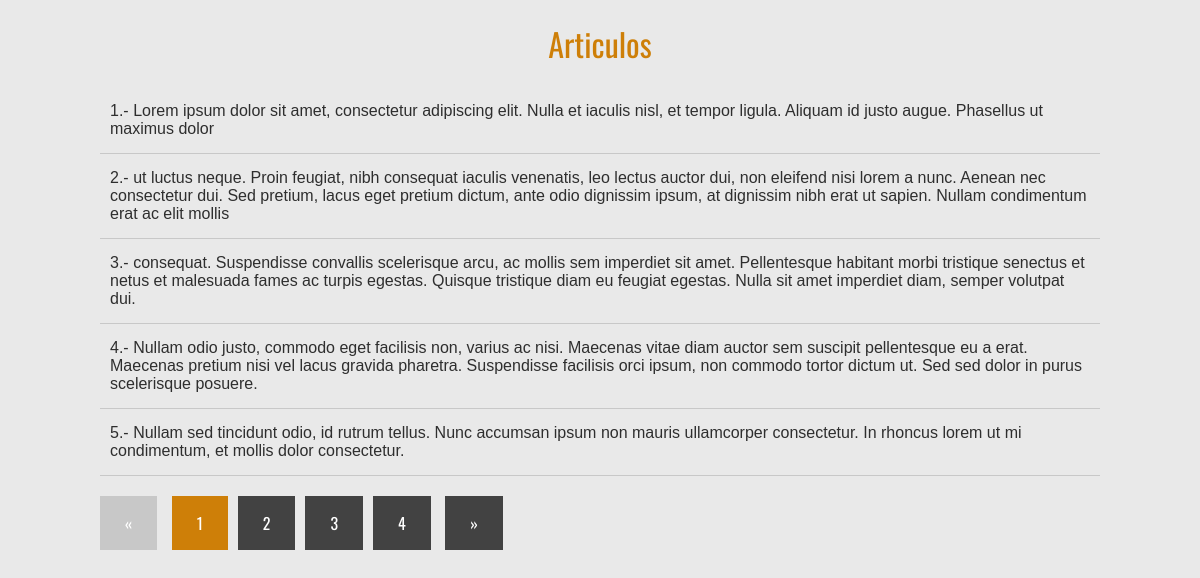
/2-practicas/1-Paginacion/index.php, run on the app's committed database.
### tables this page shows
CREATE TABLE `articuloslocales` (
  `id` int(11) NOT NULL,
  `articulo` text NOT NULL
);

### 2-practicas/1-Paginacion/index.php (called while the page is built, shortened)
<?php
try {
	$conexion = new PDO('mysql:host=localhost;dbname=articulos', 'root', '');
} catch (PDOException $e) {
	echo 'ERROR: '. $e->getMessage();
	die();
}
$pagina = isset($_GET['pagina']) ? (int)$_GET['pagina'] : 1;
$postPorPagina = 5;
$inicio = ($pagina > 1) ? ($pagina * $postPorPagina - $postPorPagina) : 0 ;
$articulos = $conexion->prepare("
	SELECT SQL_CALC_FOUND_ROWS * FROM articuloslocales
	LIMIT $inicio, $postPorPagina
");
$articulos->execute();
$articulos = $articulos->fetchAll();
$totalArticulos = $conexion->query('SELECT FOUND_ROWS() as total');
$totalArticulos = $totalArticulos->fetch()['total'];
$numeroPaginas = ceil($totalArticulos / $postPorPagina);
require 'index_view.php';
?>

### 2-practicas/1-Paginacion/index_view.php (the view, shortened to what this page needs)
<!DOCTYPE html>
<html lang="en">
<head>
	<link rel="stylesheet" href="estilos.css">
</head>
<body>
	<div class="contenedor">
		<h1>Articulos</h1>
		<section class="articulos">
			<ul>
				<?php foreach ($articulos as $articulo): ?>
					<li><?php echo $articulo['id'] . '.- ' . $articulo['articulo']; ?></li>
				<?php endforeach; ?>
			</ul>
		</section>
		<div class="paginacion">
			<ul>
				<?php if($pagina == 1): ?>
					<li class="disabled">&laquo;</li>
				<?php else: ?>
					<li><a href="?pagina=<?php echo $pagina - 1 ?>">&laquo;</a></li>
				<?php endif; ?>
				<?php
					for($i = 1; $i <= $numeroPaginas; $i++){
						if ($pagina === $i) {
							echo "<li class='active'><a href='?pagina=$i'>$i</a></li>";
						} else {
							echo "<li><a href='?pagina=$i'>$i</a></li>";
						}
					}
				 ?>
				<?php if($pagina == $numeroPaginas): ?>
					<li class="disabled">&raquo;</li>
				<?php else: ?>
					<li><a href="?pagina=<?php echo $pagina + 1 ?>">&raquo;</a></li>
				<?php endif; ?>
			</ul>
		</div>
	</div>
</body>
</html>

### 2-practicas/1-Paginacion/estilos.css (style rules this page uses)
* { margin: 0; padding: 0; -webkit-box-sizing: border-box; -moz-box-sizing: border-box; box-sizing: border-box; }
body { background: #e9e9e9; color: #2e2e2e; font-family: Arial, helvetica, sans-serif; }
.contenedor { width: 90%; max-width: 1000px; margin: auto; }
h1 { margin: 20px 0; text-align: center; font-family: "Oswald", Arial, helvetica, sans-serif; color: #ce7f08; font-weight: normal; }
.contenedor .articulos { margin-bottom: 20px; }
.contenedor .articulos ul { list-style: none; }
.contenedor .articulos ul li { padding:15px 10px; border-bottom: 1px solid #c8c8c8; }
.paginacion ul { list-style: none; }
.paginacion ul li { display: inline-block; margin-right: 10px; }
.paginacion ul .active a { background: #ce7f08; }
.paginacion ul .disabled { background: #c8c8c8; display: inline-block; font-family: "Oswald", Arial, helvetica, sans-serif; padding: 15px 25px; cursor:not-allowed; color:#fff; text-decoration: none; }
.paginacion ul li a { display: inline-block; font-family: "Oswald", Arial, helvetica, sans-serif; padding: 15px 25px; background: #424242; color:#fff; text-decoration: none; }

### data on the page
articuloslocales: id "1", articulo "Lorem ipsum dolor sit amet, consectetur adipiscing elit. Nulla et iaculis nisl, et tempor ligula. Aliquam id justo augue. Phasellus ut maximus dolor"
articuloslocales: id "2", articulo "ut luctus neque. Proin feugiat, nibh consequat iaculis venenatis, leo lectus auctor dui, non eleifend nisi lorem a nunc. Aenean nec consectetur dui. Sed pretium, lacus eget pretium dictum, ante odio dignissim ipsum, at dignissim nibh erat ut sapien. Nullam condimentum erat ac elit mollis"
articuloslocales: id "3", articulo "consequat. Suspendisse convallis scelerisque arcu, ac mollis sem imperdiet sit amet. Pellentesque habitant morbi tristique senectus et netus et malesuada fames ac turpis egestas. Quisque tristique diam eu feugiat egestas. Nulla sit amet imperdiet diam, semper volutpat dui."
articuloslocales: id "4", articulo "Nullam odio justo, commodo eget facilisis non, varius ac nisi. Maecenas vitae diam auctor sem suscipit pellentesque eu a erat. Maecenas pretium nisi vel lacus gravida pharetra. Suspendisse facilisis orci ipsum, non commodo tortor dictum ut. Sed sed dolor in purus scelerisque posuere."
articuloslocales: id "5", articulo "Nullam sed tincidunt odio, id rutrum tellus. Nunc accumsan ipsum non mauris ullamcorper consectetur. In rhoncus lorem ut mi condimentum, et mollis dolor consectetur."
